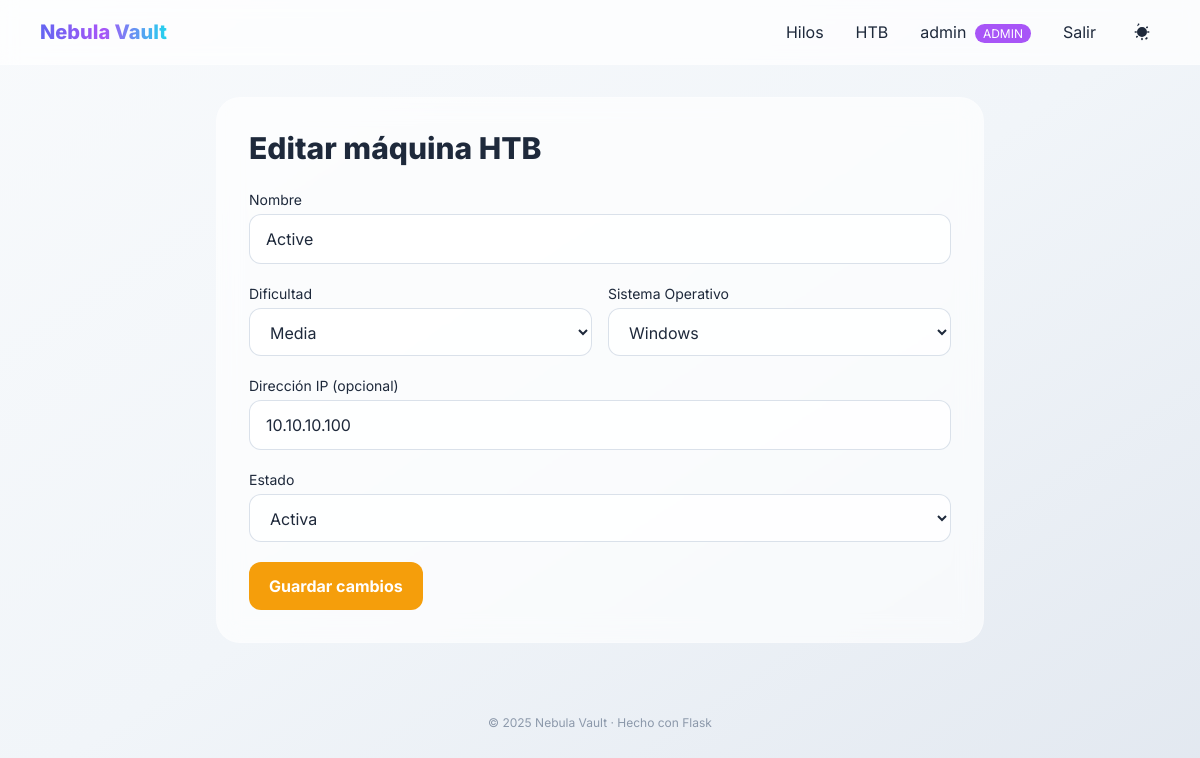
The page /edit_htb/2 (signed in) on the database its author committed.
### tables this page shows
CREATE TABLE htb_machines (
            id INTEGER PRIMARY KEY AUTOINCREMENT,
            name TEXT NOT NULL,
            difficulty TEXT NOT NULL,
            os TEXT NOT NULL,
            ip TEXT,
            status TEXT DEFAULT 'Activa',
            created_at TEXT DEFAULT CURRENT_TIMESTAMP
        );

### app.py (the view, shortened to what this page needs)
@app.route("/edit_htb/<int:id>", methods=["GET", "POST"])
def edit_htb(id: int):
    if not session.get("user"):
        return redirect(url_for("login"))
    if session.get("user") != "admin":
        flash("Solo el administrador puede editar máquinas.", "error")
        return redirect(url_for("htb"))
    db = get_db()
    cur = db.cursor()
    cur.execute("SELECT * FROM htb_machines WHERE id=?", (id,))
    machine = cur.fetchone()
    if not machine:
        abort(404)
    return render_template("edit_htb.html", machine=machine, title="Editar máquina HTB")

### app.py (called while the page is built)
def get_db():
    db = sqlite3.connect(DB_PATH)
    db.row_factory = sqlite3.Row
    return db

### templates/edit_htb.html (shortened to what this page needs)
{% extends 'base.html' %}
{% block content %}
<div class="max-w-3xl mx-auto glass rounded-3xl p-8 border border-white/20">
  <h2 class="text-2xl md:text-3xl font-extrabold mb-6">Editar máquina HTB</h2>
  <form method="post" class="space-y-5" data-hotkey="submit">
    <div>
      <label class="block text-sm mb-1">Nombre</label>
      <input name="name" value="{{ machine['name'] }}" required class="w-full px-4 py-3 rounded-xl border border-slate-300/70 dark:border-white/10 bg-white/80 dark:bg-white/5 focus-glow" />
    </div>
    <div class="grid grid-cols-1 md:grid-cols-2 gap-4">
      <div>
        <label class="block text-sm mb-1">Dificultad</label>
        <select name="difficulty" required class="w-full px-4 py-3 rounded-xl border border-slate-300/70 dark:border-white/10 bg-white/80 dark:bg-white/5 focus-glow">
          <option value="Media" {% if machine['difficulty'] == 'Media' %}selected{% endif %}>Media</option>
        </select>
      </div>
      <div>
        <label class="block text-sm mb-1">Sistema Operativo</label>
        <select name="os" required class="w-full px-4 py-3 rounded-xl border border-slate-300/70 dark:border-white/10 bg-white/80 dark:bg-white/5 focus-glow">
          <option value="Windows" {% if machine['os'] == 'Windows' %}selected{% endif %}>Windows</option>
        </select>
      </div>
    </div>
    <div>
      <label class="block text-sm mb-1">Dirección IP (opcional)</label>
      <input name="ip" value="{{ machine['ip'] or '' }}" class="w-full px-4 py-3 rounded-xl border border-slate-300/70 dark:border-white/10 bg-white/80 dark:bg-white/5 focus-glow" />
    </div>
    <div>
      <label class="block text-sm mb-1">Estado</label>
      <select name="status" required class="w-full px-4 py-3 rounded-xl border border-slate-300/70 dark:border-white/10 bg-white/80 dark:bg-white/5 focus-glow">
        <option value="Activa" {% if machine['status'] == 'Activa' %}selected{% endif %}>Activa</option>
      </select>
    </div>
    <button class="px-5 py-3 rounded-xl font-bold text-white bg-amber-500 hover:bg-amber-600 lift">Guardar cambios</button>
  </form>
</div>
{% endblock %}

### static/style.css (style rules this page uses)
:root { --ring: 0 0% 100%; }
body { transition: background-color .4s ease, color .4s ease; }
.glass { backdrop-filter: blur(12px); -webkit-backdrop-filter: blur(12px); background: rgba(255,255,255,.65); }
.lift { transition: transform .2s ease, box-shadow .2s ease; }

### templates/base.html (style rules this page uses)
body { font-family:Inter,ui-sans-serif,system-ui; }

### rows shown on the page
htb_machines: name "Active", difficulty "Media", os "Windows", ip "10.10.10.100", status "Activa"

### other values the page prints
{{ session['user'] }} "admin"
